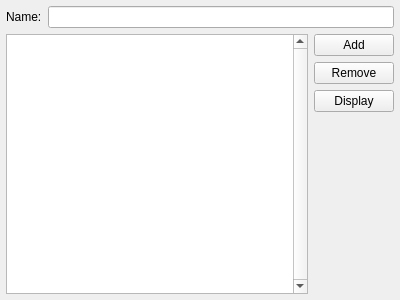
<?xml version="1.0" encoding="UTF-8"?>
<ui version="4.0">
 <class>dockWidget_ModelBank</class>
 <widget class="QWidget" name="dockWidget_ModelBank">
  <property name="geometry">
   <rect>
    <x>0</x>
    <y>0</y>
    <width>400</width>
    <height>300</height>
   </rect>
  </property>
  <property name="windowTitle">
   <string notr="true"/>
  </property>
  <layout class="QGridLayout" name="gridLayout">
   <property name="leftMargin">
    <number>6</number>
   </property>
   <property name="topMargin">
    <number>6</number>
   </property>
   <property name="rightMargin">
    <number>6</number>
   </property>
   <property name="bottomMargin">
    <number>6</number>
   </property>
   <item row="0" column="0" colspan="2">
    <layout class="QHBoxLayout" name="horizontalLayout_21">
     <item>
      <widget class="QLabel" name="label_10">
       <property name="text">
        <string>Name:</string>
       </property>
      </widget>
     </item>
     <item>
      <widget class="QLineEdit" name="modelbankNewName"/>
     </item>
    </layout>
   </item>
   <item row="1" column="0">
    <widget class="QListView" name="modelbankModelList">
     <property name="verticalScrollBarPolicy">
      <enum>Qt::ScrollBarAlwaysOn</enum>
     </property>
    </widget>
   </item>
   <item row="1" column="1">
    <layout class="QVBoxLayout" name="verticalLayout_4">
     <item>
      <widget class="QPushButton" name="pushButton_2">
       <property name="text">
        <string>Add</string>
       </property>
      </widget>
     </item>
     <item>
      <widget class="QPushButton" name="pushButton_3">
       <property name="text">
        <string>Remove</string>
       </property>
      </widget>
     </item>
     <item>
      <widget class="QPushButton" name="pushButton_4">
       <property name="text">
        <string>Display</string>
       </property>
      </widget>
     </item>
     <item>
      <spacer name="verticalSpacer_4">
       <property name="orientation">
        <enum>Qt::Vertical</enum>
       </property>
       <property name="sizeHint" stdset="0">
        <size>
         <width>20</width>
         <height>0</height>
        </size>
       </property>
      </spacer>
     </item>
    </layout>
   </item>
  </layout>
 </widget>
 <resources/>
 <connections/>
</ui>
